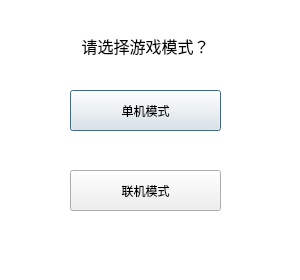
<?xml version="1.0" encoding="UTF-8"?>
<ui version="4.0">
 <class>ModelDlg</class>
 <widget class="QDialog" name="ModelDlg">
  <property name="geometry">
   <rect>
    <x>0</x>
    <y>0</y>
    <width>300</width>
    <height>280</height>
   </rect>
  </property>
  <property name="windowTitle">
   <string>选择游戏模式</string>
  </property>
  <property name="styleSheet">
   <string notr="true">QDialog{
	background-color: rgb(255, 255, 255);
}
</string>
  </property>
  <widget class="QPushButton" name="standAloneButton">
   <property name="geometry">
    <rect>
     <x>70</x>
     <y>90</y>
     <width>151</width>
     <height>41</height>
    </rect>
   </property>
   <property name="font">
    <font>
     <family>微软雅黑</family>
    </font>
   </property>
   <property name="text">
    <string>单机模式</string>
   </property>
  </widget>
  <widget class="QPushButton" name="onlineButton">
   <property name="geometry">
    <rect>
     <x>70</x>
     <y>170</y>
     <width>151</width>
     <height>41</height>
    </rect>
   </property>
   <property name="font">
    <font>
     <family>微软雅黑</family>
    </font>
   </property>
   <property name="text">
    <string>联机模式</string>
   </property>
  </widget>
  <widget class="QLabel" name="label">
   <property name="geometry">
    <rect>
     <x>60</x>
     <y>30</y>
     <width>171</width>
     <height>31</height>
    </rect>
   </property>
   <property name="font">
    <font>
     <family>微软雅黑</family>
     <pointsize>12</pointsize>
    </font>
   </property>
   <property name="text">
    <string>请选择游戏模式？</string>
   </property>
   <property name="alignment">
    <set>Qt::AlignCenter</set>
   </property>
  </widget>
 </widget>
 <resources/>
 <connections>
  <connection>
   <sender>standAloneButton</sender>
   <signal>clicked()</signal>
   <receiver>ModelDlg</receiver>
   <slot>accept()</slot>
   <hints>
    <hint type="sourcelabel">
     <x>250</x>
     <y>120</y>
    </hint>
    <hint type="destinationlabel">
     <x>315</x>
     <y>106</y>
    </hint>
   </hints>
  </connection>
 </connections>
</ui>
